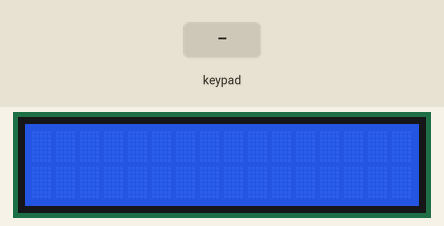
This sketch was run on a simulated Arduino Mega 2560, built with avr-gcc and run on an emulated ATmega2560. On the bench: 16×2 character LCD. The inputs (shaded band) are chosen by the test bench.

Above: at 1.2 s.
1.3 s: keypad keys 2 2 2 4 2 6 2 8 # pressed 0.4 s apart
At 5.8 s:
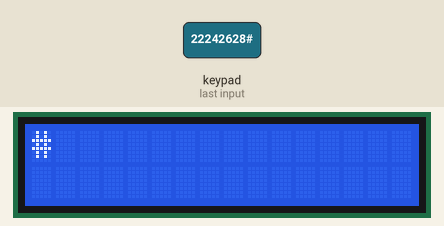
6.4 s: key 'A' pressed
At 7.1 s:
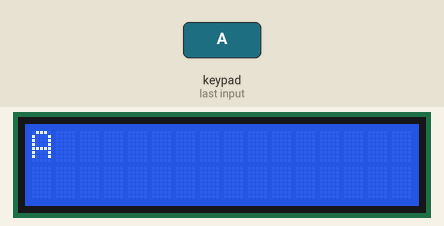
7.9 s: key 'B' pressed
At 8.3 s:
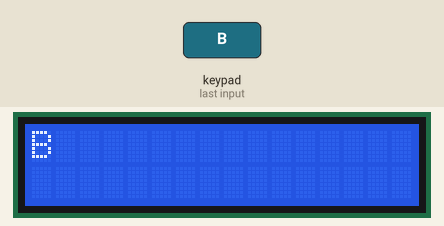
9.4 s: keypad keys 2 2 2 4 2 6 2 8 * pressed 0.4 s apart
At 13.2 s:
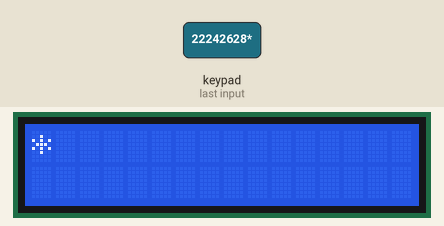
14.5 s: key 'C' pressed
At 14.8 s:
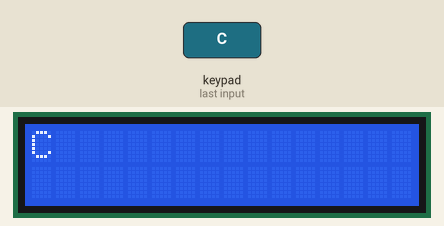
16.0 s: keypad keys 2 2 2 4 2 6 2 8 D pressed 0.4 s apart
At 16.8 s:
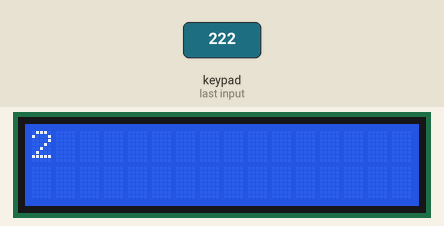
Timing chart, 0 to 19.0 s (numbered marks = the images above; inputs shaded):
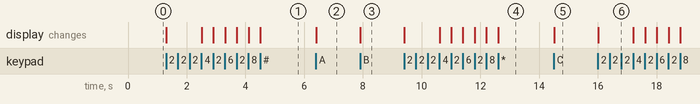

The sketch:

KeypadDisplay2.0.ino
```cpp
#include <Keypad.h>
#include <LiquidCrystal.h>

const byte ROWS = 4;
const byte COLS = 4;

char keys [ROWS][COLS] = {
  {'1','2','3','A'},
  {'4','5','6','B'},
  {'7','8','9','C'},
  {'*','0','#','D'}
};

byte rowPins[ROWS] = { 22, 24, 26, 28 };
byte colPins[COLS] = { 30, 32, 34, 36 };

Keypad kpd = Keypad( makeKeymap(keys), rowPins, colPins, ROWS, COLS );

LiquidCrystal lcd(12, 11, 2, 3, 4, 5);

void setup() {
  lcd.begin(16, 2);
  lcd.clear();
  Serial.begin(9600);
}

void loop() {
  char key = kpd.getKey();
  if(key != NULL) {
    lcd.clear();
    lcd.setCursor(0,0);
    lcd.print(key);
    delay(50);
  }
}
```

Measured:
- after the input at 1.3 s, the display: first changes at once (image 1 shows a later state)
- after the input at 6.4 s, the display: changes at once (image 2)
- after the input at 7.9 s, the display: changes at once (image 3)
- after the input at 9.4 s, the display: first changes at once (image 4 shows a later state)
- after the input at 14.5 s, the display: changes at once (image 5)
- after the input at 16.0 s, the display: changes at once (image 6)
